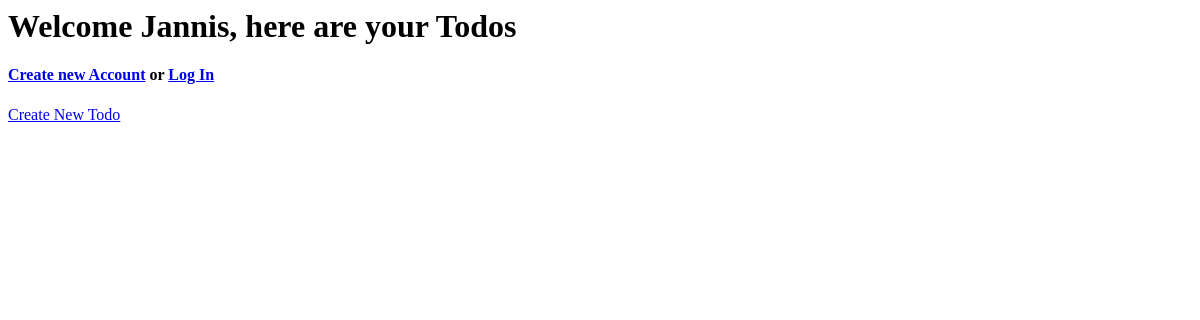
The app's page / (signed in), older data.
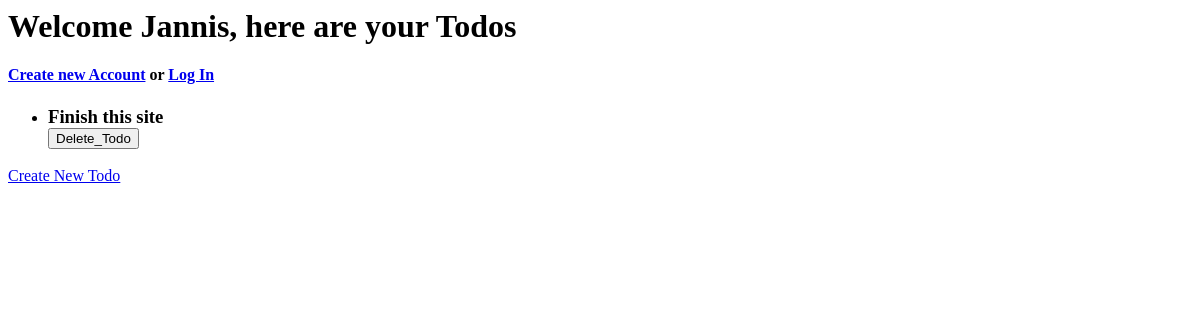
The same page, newer data.
### pages/models.py (models this page shows)
class Todo(models.Model):
    Name = models.CharField(max_length=50)
    Content = models.CharField(max_length=100)

### pages/views.py (the view)
# urls.py: path('', views.home_view, name="home"),
def home_view(request, *args, **kwargs):
    print(args, kwargs)
    print(request.user)
    Userlist = []
    Todolist = []
    for x in User.objects.all():
        Userlist.append(x)
    for y in Todo.objects.all():
        Todolist.append(y)
    Context = {
        "users": Userlist,
        "todos": Todolist,
        "User": str(request.user),
    }
    return render(request, "home.html", Context)

### templates/home.html
<html>
    <head>
        <h1>Welcome
            {{request.user}}, here are your Todos
        </h1>
        <h4><a href="/register/">Create new Account</a> or <a href="/accounts/login/">Log In</a></h4>
    </head>
    <body>
    <ul>
    {% for x in todos %}
    {% if x.Name == User%}
    <li><h3>{{ x.Content }} <form action="{% url 'todo_delete' x.id %}">{% csrf_token %}<input type='submit' value="Delete_Todo"></form></h3></li>
    {% endif %}
    {% endfor %}
    </ul>
    <a href="/newTodo/">Create New Todo</a>
    </body>
</html>

Row changes from the older to the newer data that the page shows:
added Todo: Content "Finish this site"
